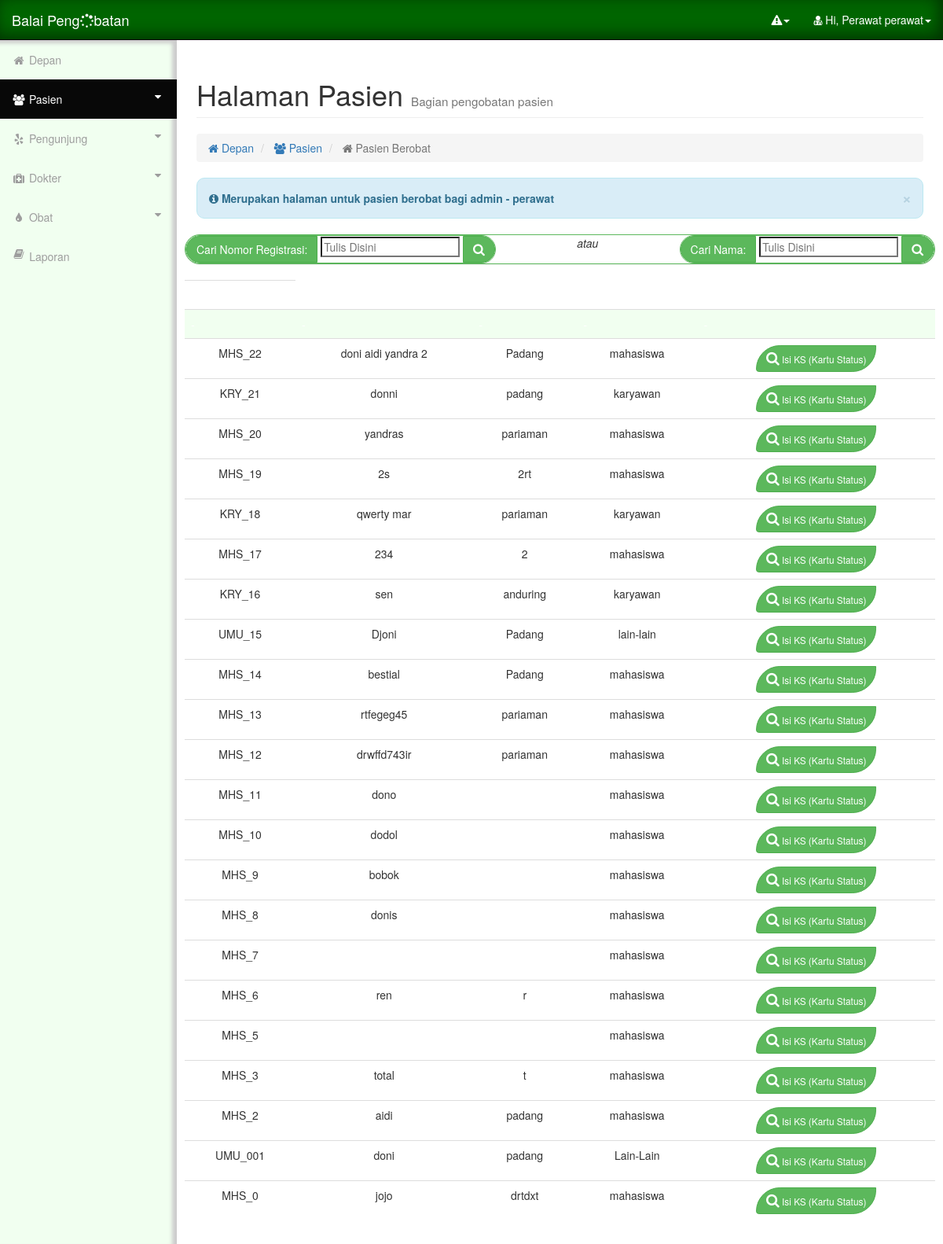
Page /perawat-sign/trans-pasien.php (signed in) on the committed database.
### tables this page shows
CREATE TABLE IF NOT EXISTS `user_n_pass` (
  `id_pass` varchar(16) NOT NULL,
  `label_pass` int(11) NOT NULL,
  `nama_pass` varchar(64) NOT NULL,
  `pass_pass` varchar(512) NOT NULL
);

CREATE TABLE IF NOT EXISTS `data_pasien` (
  `id_pasien` varchar(25) NOT NULL,
  `nama` varchar(200) NOT NULL,
  `nomor_registrasi` int(25) NOT NULL,
  `tempat_lahir` varchar(100) NOT NULL,
  `tanggal_lahir` varchar(10) NOT NULL,
  `alamat` varchar(512) NOT NULL,
  `jenis_kelamin` varchar(10) NOT NULL,
  `pekerjaan` varchar(50) NOT NULL,
  `fakultas` int(11) NOT NULL,
  `alergi` varchar(200) NOT NULL
);

### sign/session.php (called while the page is built, shortened)
<?php
$user_check=$_SESSION['login_user'];
$ses_sql=mysql_query("select * from user_n_pass where nama_pass='$user_check'");
$row = mysql_fetch_assoc($ses_sql);
$login_session =$row['nama_pass'];

### perawat-sign/trans-pasien.php (the view, shortened to what this page needs)
<?php
include ('../sign/session.php');
 $nilaiTiket = '';
 $usernam = $login_session;
 $cekNilaiTiket = mysql_query("select * from user_n_pass where nama_pass='$usernam' ");
 $cekTiket = mysql_fetch_array($cekNilaiTiket);
			$cekTiket2 = $cekTiket['label_pass'];
			if ($cekTiket2 == 1){
				$nilaiTiket = $login_session;
			}
			elseif($cekTiket2 == 2)
				header("location: ../dokter-sign/");
			else
				header("location: ../index.php");
?>
<!DOCTYPE html>
<html lang="en">
<head>
    <link href="../css/bootstrap.min.css" rel="stylesheet">
    <link href="../css/edit-menu.css" rel="stylesheet">
    <link href="../font-awesome/css/font-awesome.min.css" rel="stylesheet" type="text/css">
</head>
<body>
    <div id="wrapper">
        <nav class="navbar navbar-inverse navbar-fixed-top" role="navigation">
            <div class="navbar-header">
                <a class="navbar-brand" style="color:white" href="index.php"> Balai Peng<i class="fa fa-spinner fa-spin"></i>batan</a>
			</div>
            <ul class="nav navbar-right top-nav">
                <li class="dropdown">
                    <a href="#" class="dropdown-toggle" data-toggle="dropdown" style="color:white">
						<i class="fa fa-warning"></i><b class="caret"></b></a>
                </li>
                <li class="dropdown">
                    <a href="#" style="color:white" class="dropdown-toggle" data-toggle="dropdown"><i class="fa fa-user-md"></i> Hi, Perawat <?php echo $nilaiTiket;?><b class="caret"></b></a>
                </li>
            </ul><l
            <div class="collapse navbar-collapse navbar-ex1-collapse" style="background-color:#060; box-shadow: inset -5px -5px 20px #030;">
				<div style="speak-header:always; height:50px;"></div>
                <ul class="nav navbar-nav side-nav" style=" background-color: #F1FFF0 ; box-shadow: 5px 5px 6px -7px rgba(0, 0, 0, 0.702); box-shadow: inset -6px 4px 5px #CCC;">
                    <li>
                        <a href="index.php"><i class="fa fa-fw fa-home"></i> Depan</a>
                    </li>
					<li class="active">
                        <a href="javascript:;" data-toggle="collapse" data-target="#patience"><i class="fa fa-fw fa-users"></i> Pasien <i class="fa fa-fw fa-caret-down pull-right"></i></a>
                    </li>
					<li>
                        <a href="javascript:;" data-toggle="collapse" data-target="#kunjung"><i class="fa fa-fw fa-yelp"></i> Pengunjung <i class="fa fa-fw fa-caret-down pull-right"></i></a>
                    </li>
					<li>
                        <a href="javascript:;" data-toggle="collapse" data-target="#doct"><i class="fa fa-fw fa-medkit"></i> Dokter <i class="fa fa-fw fa-caret-down pull-right"></i></a>
                    </li>
                    <li>
                        <a href="javascript:;" data-toggle="collapse" data-target="#obatan"><i class="fa fa-fw fa-tint"></i> Obat <i class="fa fa-fw fa-caret-down pull-right"></i></a>
                    </li>
                    <li>
                        <a href="game.php"><i class="fa fa-fw fa-book pull-left"></i> Laporan </a>
                    </li>
                </ul>
            </div>
        </nav>
        <div id="page-wrapper">
            <div class="container-fluid">
                <div class="row">
                    <div class="col-lg-12">
                        <h1 class="page-header" style=";">
                            Halaman Pasien <small><small>Bagian pengobatan pasien</small></small>
                        </h1>
                        <ol class="breadcrumb">
                            <li>
                                <a href="index.php"><i class="fa fa-home"></i> Depan</a>
                            </li>
                            <li>
                                <a href="#"><i class="fa fa-users"></i> Pasien</a>
                            </li>
                            <li class="active">
                                <i class="fa fa-home"></i> Pasien Berobat
                            </li>
                        </ol>
                    </div>
                </div>
                <div class="row">
                    <div class="col-lg-12">
                        <div class="alert alert-info alert-dismissable" style="border-radius:10px;">
                            <button type="button" class="close" data-dismiss="alert" aria-hidden="true">&times;</button>
                            <i class="fa fa-info-circle"></i>  <strong>Merupakan halaman untuk pasien berobat bagi admin - perawat </strong>
                        </div>
                    </div>
                </div>
                <div class="row">
<?php
if (isset($_GET['read']))
{
		$n = $_GET['read'];
		$z=mysql_query("select * from data_pasien where id_pasien='$n'");
		$z1=mysql_fetch_array($z);
		$z1id = $z1['id_pasien'];
		$z1n = $z1['nomor_registrasi'];
		echo '<h2 class="page-header alert alert-success" style="">
                           <strong>Kartu Status </strong><small> Data pasien dengan ID : '.$n.'</small>
                        </h2>';
		echo '<form action="trans-pasien.php" method="post" class="form form-static">
					<table class="table table-hover"><input class="col-md-12" type="hidden" name="nomor_registrasi" value="'.$z1n.'"/>
					<tr><td style="width:30%;"></td><td><input class="col-md-12" type="hidden" name="nama" value="'.$z1['id_pasien'].'"/></td></tr>
					<tr><td>Nama</td><td><input class="col-md-12" disabled type="text" name="nama1" value="'.$z1['nama'].'"/></td></tr>
					<tr><td>Nomor Registrasi</td><td><input class="form-control col-md-12" disabled type="text" name="iiiiiiiiiii" value="'.$z1n.'"/></td></tr>
					<tr><td>Anemnesa</td><td><input class="form-control col-md-12" type="text" name="anemnesa" placeholder="jika lebih dari satu, penyakit ditulis dengan diakhiri tanda koma dan spasi" /></td></tr>
					<tr><td>Pemeriksaan</td><td><input class="form-control col-md-12" type="text" name="pemeriksaan" placeholder="" /></td></tr>
					<tr><td>Terapi</td><td><input class="form-control col-md-12" type="text" name="terapi" value="" /></td></tr>
					<tr><td>Nama Perawat</td><td><input class="form-control col-md-12" type="text" name="perawat" /></td></tr>
					<tr><td>Nama Dokter</td><td><input class="form-control col-md-12" type="text" name="dokter" value="" /></td></tr>
					</table>
					<button type="submit" name="readd" value="selesai" class="col-md-12 btn btn-warning" >selesai</button>
					</form></br>';
			echo "<h3 class='page-header alert alert-success'>
                           <strong>Data Pengobatan Pasien</strong> bernama ".$z1['nama']."<small> dengan ID : ".$n."</small>
                        </h3>";
		$pengobatan = mysql_query("select * from ks_transaksi where id_pasien='$z1id'");
			echo '<table class="table table-hover">
					<tr><td><strong>Tanggal</strong></td>
					<td><strong>Anemnesa</strong></td>
					<td><strong>Pemeriksaan</strong></td>
					<td><strong>Terapi</strong></td></tr>';
		while ($dab=mysql_fetch_array($pengobatan)){
			echo "	<tr><td><strong>".$dab['tanggal']."</strong></td>
					<td><strong>".$dab['anemnesa']."</strong></td>
					<td><strong>".$dab['pemeriksaan']."</strong></td>
					<td><strong>".$dab['terapi']."</strong></td></tr>";
		}	echo "</table></br>";
}else{ echo '<form action="" method="post">
<div class="panel panel-green" style="border-radius:20px;height:38px" align="center">
	<div class=" pull-left panel panel-green" style="border-radius:20px;">
		<strong style="color:white; border-radius: 22px 0px 0px 22px;" class="btn btn-success">Cari Nomor Registrasi: </strong>
		<input type="text" name="carii" placeholder="Tulis Disini" style="border-radius: 0px 0px 0px 0px;" />
		<button type="submit" name="search" class="btn btn-success" style="border-radius: 0px 22px 22px 0px;"><i style="font-size:16px" class="fa fa-search"></i></button>
	</div>
	<i>atau</i>
	<div class=" panel panel-green pull-right" style="border-radius:20px;">
		<strong style="color:white; border-radius: 22px 0px 0px 22px;" class="btn btn-success">Cari Nama: </strong>
		<input type="text" name="carii2" placeholder="Tulis Disini" style="border-radius: 0px 0px 0px 0px;" />
		<button type="submit" name="search2" class="btn btn-success" style="border-radius: 0px 22px 22px 0px;"><i style="font-size:16px" class="fa fa-search"></i></button>
	</div>
</div>
</form>';}
?>
<table class='col-md-12 table table-hover'>
<?php
$a='';
if (isset($_POST['search'])){
		$cari = $_POST['carii'];
		if($cari=='')
			$a=mysql_query("select * from data_pasien");
		else{
			$a = mysql_query("SELECT * FROM data_pasien WHERE nomor_registrasi='".$cari."'");
			if(!$a)
				$koko ='data tidak ditemukan';
		}
}else
	$a=mysql_query("select * from data_pasien order by nomor_registrasi desc;");
?>
		<tr><td><i style="color:white">-</i></td></tr>
		<tr style="background-color:#F1FFF0"><td><i style="color:white">-</i><td><i style="color:white">-</i>
		<td><i style="color:white">-</i><td><i style="color:white">-</i><td><i style="color:white">-</i></td></tr>
<?php
while ($b=mysql_fetch_array($a)){
?>
		<tr align='center'>
			<td><?php echo $b['id_pasien'] ?></td>
			<td><?php echo $b['nama'] ?></td>
			<td><?php echo $b['alamat'] ?></td>
			<td><?php echo $b['pekerjaan']?></td>
			<td>
			<a href="?read=<?php echo $b['id_pasien'] ?>"><button type='button' class='btn btn-success' style='border-radius:40px 0px 40px 5px'><i style='font-size:18px' class='fa fa-search'></i><small> Isi KS (Kartu Status)</small></button></a>
		</td></tr>
<?php
}
?>
</table>
                </div>
            </div>
        </div>
    </div>
</body>
</html>

### css/edit-menu.css (style rules this page uses)
body { margin-top: 100px; background-color: #F9F9F9sss; }
@media (min-width:768px) { body { margin-top: 50px; } }
#wrapper { padding-left: 0; }
#page-wrapper { width: 100%; padding: 0; background-color: #fff; }
@media (min-width:768px) { #wrapper { padding-left: 225px; } }
@media (min-width:768px) { #page-wrapper { padding: 10px; } }
.top-nav { padding: 0 15px; }
.top-nav>li { display: inline-block; float: left; }
.top-nav>li>a { padding-top: 15px; padding-bottom: 15px; line-height: 20px; color: #999; }
@media (min-width:768px) { .side-nav { position: fixed; top: 51px; left: 225px; width: 225px; margin-left: -225px; border: none; border-radius: 0; overflow-y: auto; background-color: #EAEAEA; bottom: 0; overflow-x: hidden; padding-bottom: 40px; } }
@media (min-width:768px) { .side-nav>li>a { width: 225px; } }
.panel-green { border-color: #5cb85c; }

### rows in the picture
user_n_pass: nama_pass "perawat"
data_pasien: id_pasien "MHS_22", nama "doni aidi yandra 2", alamat "Padang", pekerjaan "mahasiswa"
data_pasien: id_pasien "KRY_21", nama "donni", alamat "padang", pekerjaan "karyawan"
data_pasien: id_pasien "MHS_20", nama "yandras", alamat "pariaman", pekerjaan "mahasiswa"
data_pasien: id_pasien "MHS_19", nama "2s", alamat "2rt", pekerjaan "mahasiswa"
data_pasien: id_pasien "KRY_18", nama "qwerty mar", alamat "pariaman", pekerjaan "karyawan"
data_pasien: id_pasien "MHS_17", nama "234", alamat "2", pekerjaan "mahasiswa"
data_pasien: id_pasien "KRY_16", nama "sen", alamat "anduring", pekerjaan "karyawan"
data_pasien: id_pasien "UMU_15", nama "Djoni", alamat "Padang", pekerjaan "lain-lain"
data_pasien: id_pasien "MHS_14", nama "bestial", alamat "Padang", pekerjaan "mahasiswa"
data_pasien: id_pasien "MHS_13", nama "rtfegeg45", alamat "pariaman", pekerjaan "mahasiswa"
data_pasien: id_pasien "MHS_12", nama "drwffd743ir", alamat "pariaman", pekerjaan "mahasiswa"
data_pasien: id_pasien "MHS_11", nama "dono", pekerjaan "mahasiswa"
data_pasien: id_pasien "MHS_10", nama "dodol", pekerjaan "mahasiswa"
data_pasien: id_pasien "MHS_9", nama "bobok", pekerjaan "mahasiswa"
data_pasien: id_pasien "MHS_8", nama "donis", pekerjaan "mahasiswa"
data_pasien: id_pasien "MHS_7", pekerjaan "mahasiswa"
data_pasien: id_pasien "MHS_6", nama "ren", alamat "r", pekerjaan "mahasiswa"
data_pasien: id_pasien "MHS_5", pekerjaan "mahasiswa"
data_pasien: id_pasien "MHS_3", nama "total", alamat "t", pekerjaan "mahasiswa"
data_pasien: id_pasien "MHS_2", nama "aidi", alamat "padang", pekerjaan "mahasiswa"
data_pasien: id_pasien "UMU_001", nama "doni", alamat "padang", pekerjaan "Lain-Lain"
data_pasien: id_pasien "MHS_0", nama "jojo", alamat "drtdxt", pekerjaan "mahasiswa"
